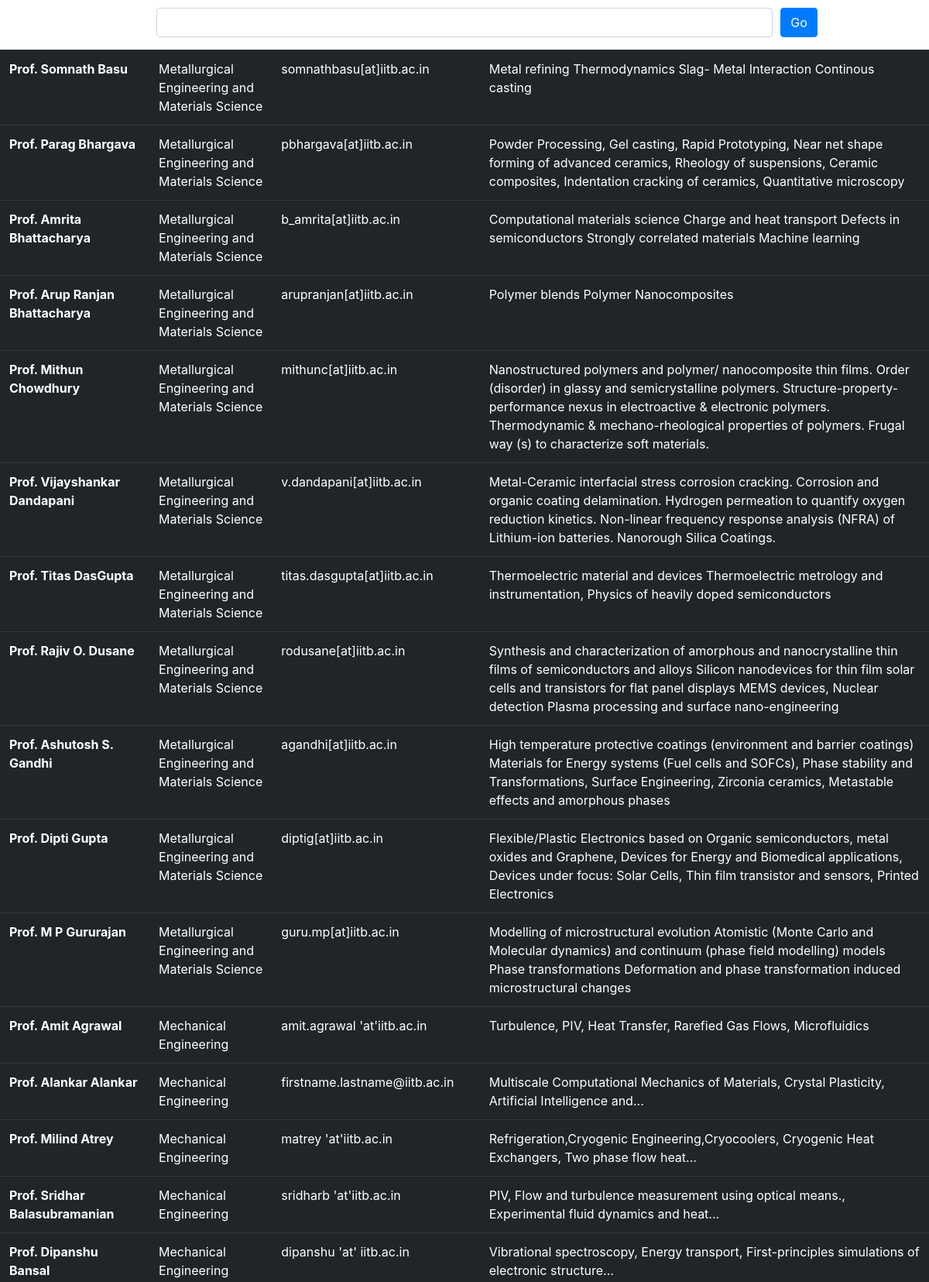
The app's page /search/ (upper part) with its own data.
### SearchApp/models.py (models this page shows)
class profile(models.Model):
	name = models.CharField(max_length=200)
	department = models.CharField(max_length=200)
	email = models.CharField(max_length=200)
	research = models.TextField(max_length=400)

### SearchApp/views.py (the view)
# urls.py: path('', views.index),
def index(request):
	queryset = profile.objects.all()
	context = {
        'profile': queryset
    }
	return render(request, 'SearchApp/index.html',context)

### SearchApp/templates/SearchApp/index.html (shortened to what this page needs)
<!doctype html>
<html lang="en">
  <head>
    <link rel="stylesheet" href="https://maxcdn.bootstrapcdn.com/bootstrap/4.0.0/css/bootstrap.min.css">
  </head>
  <body>
<form style="margin-top:10px" action="/searchbar" method="get">
  <div class="form-row">
  	<div class="form-group col-md-2">
  	</div>
    <div class="form-group col-md-8">
      <input type="text" name="search" class="form-control" id="search" autocomplete="off">
    </div>
    <div class="form-group col-md-2">
      <button type="submit" class="btn btn-primary">Go</button>
    </div>
  </div>
 </form>
<table class="table table-dark">
  <tbody>
  {% for prof in profile %}
    <tr>
      <th scope="row">{{ prof.name }}</th>
      <td>{{ prof.department }}</td>
      <td>{{ prof.email }}</td>
      <td>{{prof.research}}</td>
    </tr>
   {% endfor %}
  </tbody>
</table>
  </body>
</html>

### records on screen
profile: name "Prof. Somnath Basu", department "Metallurgical Engineering and Materials Science", email "somnathbasu[at]iitb.ac.in", research "Metal refining Thermodynamics Slag- Metal Interaction Continous casting"
profile: name "Prof. Parag Bhargava", department "Metallurgical Engineering and Materials Science", email "pbhargava[at]iitb.ac.in", research "Powder Processing, Gel casting, Rapid Prototyping, Near net shape forming of advanced ceramics, Rheology of suspensions, Ceramic composites, Indentation cracking of ceramics, Quantitative microscopy"
profile: name "Prof. Amrita Bhattacharya", department "Metallurgical Engineering and Materials Science", email "b_amrita[at]iitb.ac.in", research "Computational materials science Charge and heat transport Defects in semiconductors Strongly correlated materials Machine learning"
profile: name "Prof. Arup Ranjan Bhattacharya", department "Metallurgical Engineering and Materials Science", email "arupranjan[at]iitb.ac.in", research "Polymer blends Polymer Nanocomposites"
profile: name "Prof. Mithun Chowdhury", department "Metallurgical Engineering and Materials Science", email "mithunc[at]iitb.ac.in", research "Nanostructured polymers and polymer/ nanocomposite thin films. Order (disorder) in glassy and semicrystalline polymers. Structure-property-performance nexus in electroactive & electronic polymers. Thermodynamic & mechano-rheological properties of polymers. Frugal way (s) to characterize soft materials."
profile: name "Prof. Vijayshankar Dandapani", department "Metallurgical Engineering and Materials Science", email "v.dandapani[at]iitb.ac.in", research "Metal-Ceramic interfacial stress corrosion cracking. Corrosion and organic coating delamination. Hydrogen permeation to quantify oxygen reduction kinetics. Non-linear frequency response analysis (NFRA) of Lithium-ion batteries. Nanorough Silica Coatings."
profile: name "Prof. Titas DasGupta", department "Metallurgical Engineering and Materials Science", email "titas.dasgupta[at]iitb.ac.in", research "Thermoelectric material and devices Thermoelectric metrology and instrumentation, Physics of heavily doped semiconductors"
profile: name "Prof. Rajiv O. Dusane", department "Metallurgical Engineering and Materials Science", email "rodusane[at]iitb.ac.in", research "Synthesis and characterization of amorphous and nanocrystalline thin films of semiconductors and alloys Silicon nanodevices for thin film solar cells and transistors for flat panel displays MEMS devices, Nuclear detection Plasma processing and surface nano-engineering"
profile: name "Prof. Ashutosh S. Gandhi", department "Metallurgical Engineering and Materials Science", email "agandhi[at]iitb.ac.in", research "High temperature protective coatings (environment and barrier coatings) Materials for Energy systems (Fuel cells and SOFCs), Phase stability and Transformations, Surface Engineering, Zirconia ceramics, Metastable effects and amorphous phases"
profile: name "Prof. Dipti Gupta", department "Metallurgical Engineering and Materials Science", email "diptig[at]iitb.ac.in", research "Flexible/Plastic Electronics based on Organic semiconductors, metal oxides and Graphene, Devices for Energy and Biomedical applications, Devices under focus: Solar Cells, Thin film transistor and sensors, Printed Electronics"
profile: name "Prof. M P Gururajan", department "Metallurgical Engineering and Materials Science", email "guru.mp[at]iitb.ac.in", research "Modelling of microstructural evolution Atomistic (Monte Carlo and Molecular dynamics) and continuum (phase field modelling) models Phase transformations Deformation and phase transformation induced microstructural changes"
profile: name "Prof. Amit Agrawal", department "Mechanical Engineering", email "amit.agrawal 'at'iitb.ac.in", research "Turbulence, PIV, Heat Transfer, Rarefied Gas Flows, Microfluidics"
profile: name "Prof. Alankar Alankar", department "Mechanical Engineering", email "firstname.lastname@iitb.ac.in", research "Multiscale Computational Mechanics of Materials, Crystal Plasticity, Artificial Intelligence and..."
profile: name "Prof. Milind Atrey", department "Mechanical Engineering", email "matrey 'at'iitb.ac.in", research "Refrigeration,Cryogenic Engineering,Cryocoolers, Cryogenic Heat Exchangers, Two phase flow heat..."
profile: name "Prof. Sridhar Balasubramanian", department "Mechanical Engineering", email "sridharb 'at'iitb.ac.in", research "PIV, Flow and turbulence measurement using optical means., Experimental fluid dynamics and heat..."
profile: name "Prof. Dipanshu Bansal", department "Mechanical Engineering", email "dipanshu 'at' iitb.ac.in", research "Vibrational spectroscopy, Energy transport, First-principles simulations of electronic structure..."
